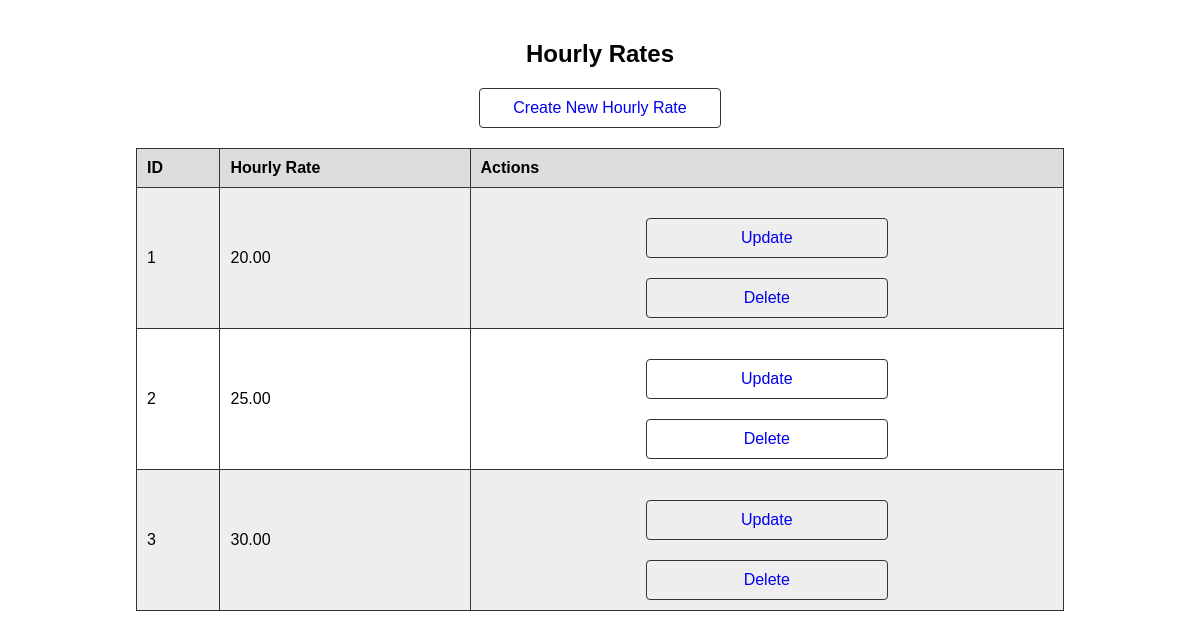
Page /asset_management/hourlyRate/view_hourly_rates.php on the earlier database version.
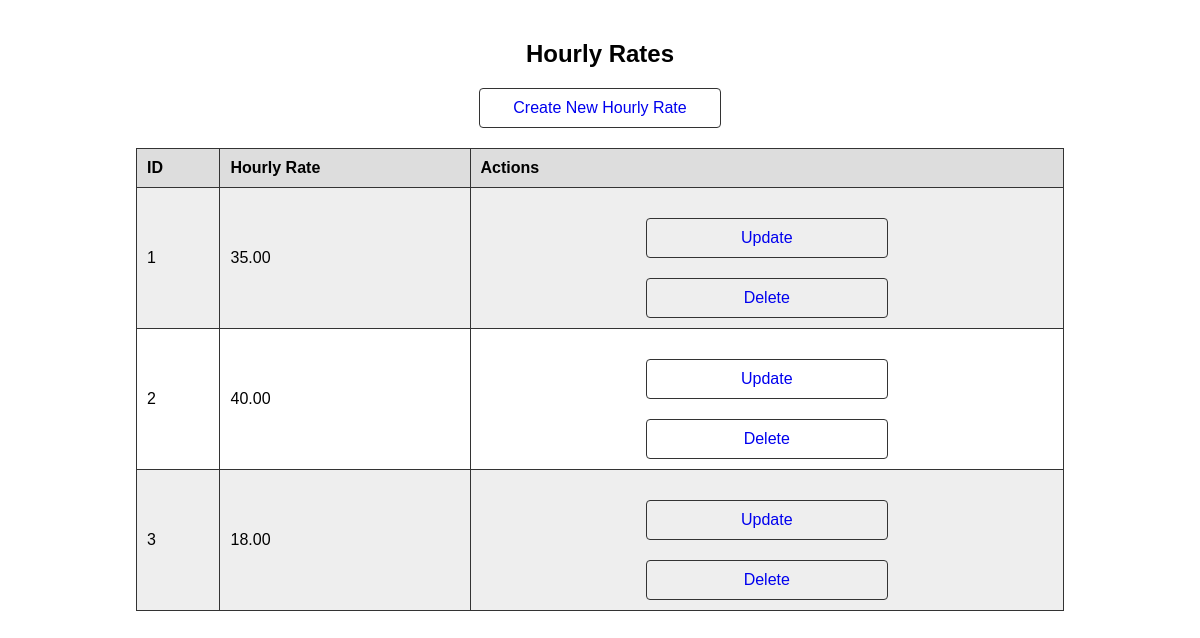
Same page on the later database version.
### tables this page shows
CREATE TABLE HourlyRate (
ID INT PRIMARY KEY AUTO_INCREMENT,
HourlyRate VARCHAR(255) NOT NULL
);

### asset_management/hourlyRate/view_hourly_rates.php (the view, shortened to what this page needs)
<?php
include '../includes/db_connection.php';
$sql = "SELECT * FROM HourlyRate";
$result = $conn->query($sql);
?>
<!DOCTYPE html>
<html lang="en">
<head>
</head>
<body>
    <h2>Hourly Rates</h2>
    <a href="create_hourly_rate.php">Create New Hourly Rate</a>
    <table>
        <tr>
            <th>ID</th>
            <th>Hourly Rate</th>
            <th>Actions</th>
        </tr>
        <?php while ($row = $result->fetch_assoc()) : ?>
            <tr>
                <td><?php echo $row['ID']; ?></td>
                <td><?php echo $row['HourlyRate']; ?></td>
                <td>
                    <a href="update_hourly_rate.php?id=<?php echo $row['ID']; ?>">Update</a>
                    <a href="delete_hourly_rate.php?id=<?php echo $row['ID']; ?>">Delete</a>
                </td>
            </tr>
        <?php endwhile; ?>
    </table>
</body>
</html>

Differences in the rows shown:
changed hourlyrate id 1: HourlyRate "20.00" → "35.00"
changed hourlyrate id 2: HourlyRate "25.00" → "40.00"
changed hourlyrate id 3: HourlyRate "30.00" → "18.00"
